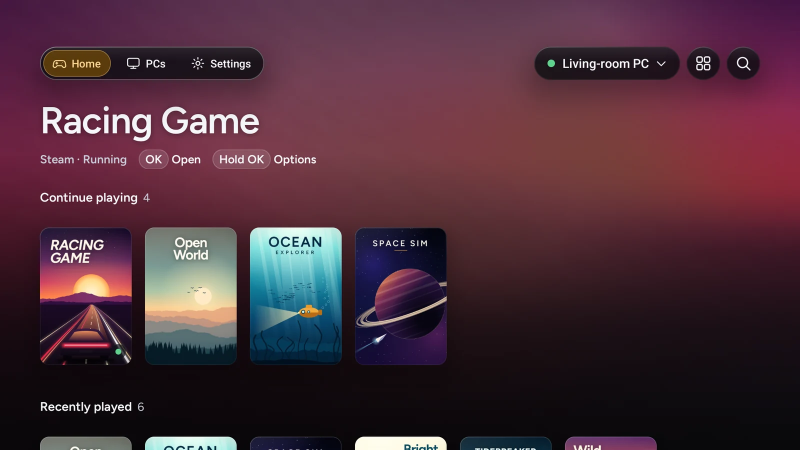
#> input picture docs/assets/readme/tv-home.webp, 1600 x 900 px (shown at 1/2 size)
$ python brand.py
#> lines starting #> are read from the running program, lines starting #| are printed output that depends on the picture
### scripts/demo/trailer.py
#!/usr/bin/env python3
"""Render the Nightjar feature trailer from real demo-mode captures.

Every picture of the app is a real capture: emulator recordings of the debug build's offline demo mode
(see docs/demo/README.md, "Trailer") and the published stills under docs/assets/shots and
docs/screenshots/demo. Everything else (background rings, device frames, type) is drawn here with
Pillow, in the Nightjar palette and the Figtree font. Frames are piped raw to FFmpeg.

    python scripts/demo/trailer.py --clips C:/src/nj-trailer/clips --out C:/src/nj-trailer/out

writes trailer-16x9.mp4, trailer-9x16.mp4, teaser.webp and poster.webp into --out. --frames t1,t2,...
renders only those seconds of the 16:9 cut as PNGs (for review); --cut picks one cut.
"""

import argparse
import math
import os
import re
import subprocess
import sys
from functools import lru_cache

import numpy as np
from PIL import Image, ImageDraw, ImageFilter, ImageFont

REPO = os.path.dirname(os.path.dirname(os.path.dirname(os.path.abspath(__file__))))
FPS = 60

NIGHT = (17, 19, 25)
NIGHT_DEEP = (9, 10, 13)
MOON = (245, 176, 65)
CREAM = (245, 247, 250)
MUTED = (199, 205, 217)
DIM = (142, 150, 168)
RING = (35, 40, 54)
SURFACE = (24, 27, 36)
BEZEL = (9, 10, 13)
# 7.0 Obsidian Cinema studio lighting: warm amber and cool architectural cobalt washes (no stars or orbit rings).
WASH_MAGENTA = (245, 176, 65)
WASH_VIOLET = (46, 98, 196)

FONT_REG = os.path.join(REPO, "protocol", "desktop", "assets", "Figtree-400.ttf")
FONT_BOLD = os.path.join(REPO, "protocol", "desktop", "assets", "Figtree-600.ttf")
README_SHOTS = os.path.join(REPO, "docs", "assets", "readme")
SHOTS = os.path.join(REPO, "docs", "assets", "shots")
DEMO = os.path.join(REPO, "docs", "screenshots", "demo")


def readme_or_shot(readme_name, legacy_name=None):
    cand = os.path.join(README_SHOTS, readme_name)
    if os.path.exists(cand):
        return cand
    return os.path.join(SHOTS, legacy_name or readme_name)

# The moon-and-nightjar mark (app/src/main/res/drawable/ic_nightjar_foreground.xml), 108-unit viewport.
BIRD = ("M 51.75,41.24 C 53.31,40.96 54.50,41.92 54.89,43.31 C 55.16,44.00 55.33,44.55 55.55,44.95 "
        "C 58.63,42.95 61.40,40.41 64.45,38.63 C 68.66,39.72 73.12,42.22 78.13,45.72 "
        "C 72.88,44.97 68.19,45.36 64.07,46.82 C 60.97,47.94 58.40,49.93 56.11,51.87 L 56.49,56.49 "
        "L 59.86,66.49 C 58.86,67.47 57.71,67.97 56.50,68.18 C 55.30,68.39 54.04,68.32 52.77,67.74 "
        "L 52.51,57.19 L 51.29,52.72 C 48.47,51.68 45.38,50.70 42.08,50.69 C 37.70,50.73 33.17,51.97 "
        "28.50,54.48 C 32.00,49.47 35.34,45.59 38.92,43.13 C 42.40,43.76 45.87,45.20 49.45,46.03 "
        "C 49.52,45.58 49.49,45.00 49.51,44.26 C 49.40,42.82 50.19,41.51 51.75,41.24 Z")


# ---------------------------------------------------------------------------------------------- easing

def clamp(v, lo=0.0, hi=1.0):
    return lo if v < lo else hi if v > hi else v


def ease_out(t):
    t = clamp(t)
    return 1 - (1 - t) ** 3


def ease_in(t):
    t = clamp(t)
    return t ** 3


def ease_in_out(t):
    t = clamp(t)
    return 4 * t ** 3 if t < 0.5 else 1 - (-2 * t + 2) ** 3 / 2


def lerp(a, b, t):
    return a + (b - a) * t


# ---------------------------------------------------------------------------------------------- drawing

@lru_cache(maxsize=None)
def font(size, bold=True):
    return ImageFont.truetype(FONT_BOLD if bold else FONT_REG, size)


# [34 lines left out: functions _bird_polygon, mark_master, not called in this run]


def mark(size):
    return mark_master().resize((max(1, int(size)), max(1, int(size))), Image.LANCZOS)


# [47 lines left out: functions text_img, wrap, block_img, not called in this run]


def rounded_mask(w, h, r, ss=3):
    big = Image.new("L", (w * ss, h * ss), 0)
    ImageDraw.Draw(big).rounded_rectangle((0, 0, w * ss - 1, h * ss - 1), r * ss, fill=255)
    return big.resize((w, h), Image.LANCZOS)


def with_alpha(img, alpha):
    if alpha >= 0.999:
        return img
    out = img.copy()
    out.putalpha(img.getchannel("A").point(lambda v: int(v * alpha + 0.5)))
    return out


def blit(canvas, layer, x, y, alpha=1.0):
    """Composite layer at a fractional position with an overall alpha; clips to the canvas."""
    if alpha <= 0.002:
        return
    layer = with_alpha(layer, alpha)
    ix, iy = math.floor(x), math.floor(y)
    fx, fy = x - ix, y - iy
    if fx > 0.02 or fy > 0.02:
        w, h = layer.size
        layer = layer.transform((w + 1, h + 1), Image.AFFINE, (1, 0, -fx, 0, 1, -fy), resample=Image.BILINEAR)
    W, H = canvas.size
    w, h = layer.size
    if ix >= W or iy >= H or ix + w <= 0 or iy + h <= 0:
        return
    cx0, cy0 = max(0, -ix), max(0, -iy)
    cx1, cy1 = min(w, W - ix), min(h, H - iy)
    if (cx0, cy0, cx1, cy1) != (0, 0, w, h):
        layer = layer.crop((cx0, cy0, cx1, cy1))
    canvas.alpha_composite(layer, (ix + cx0, iy + cy0))


def shadow(w, h, r, blur, opacity, pad=None):
    pad = pad or blur * 3
    img = Image.new("L", (w + pad * 2, h + pad * 2), 0)
    ImageDraw.Draw(img).rounded_rectangle((pad, pad, pad + w, pad + h), r, fill=int(255 * opacity))
    img = img.filter(ImageFilter.GaussianBlur(blur))
    out = Image.new("RGBA", img.size, (0, 0, 0, 255))
    out.putalpha(img)
    return out, pad


@lru_cache(maxsize=None)
def glow(w, h, strength=0.13):
    """A soft moonlight glow, an amber ellipse fading to nothing."""
    yy, xx = np.mgrid[0:h, 0:w].astype(np.float32)
    d = np.sqrt(((xx - w / 2) / (w / 2)) ** 2 + ((yy - h / 2) / (h / 2)) ** 2)
    a = np.clip(1 - d, 0, 1) ** 2 * 255 * strength
    arr = np.zeros((h, w, 4), np.uint8)
    arr[..., 0], arr[..., 1], arr[..., 2] = MOON
    arr[..., 3] = a.astype(np.uint8)
    return Image.fromarray(arr, "RGBA")


# ---------------------------------------------------------------------------------------------- devices

class Device:
    """A drawn device frame with a screen rectangle. compose(content) returns the RGBA device image."""

    def __init__(self, kind, screen_w, screen_h):
        self.kind, self.sw, self.sh = kind, screen_w, screen_h
        ss = 2
        if kind == "tv":
            b, r, sr = 14, 14, 6
            stand = int(screen_h * 0.10)
            W, H = screen_w + 2 * b, screen_h + 2 * b + stand
            big = Image.new("RGBA", (W * ss, H * ss), (0, 0, 0, 0))
            d = ImageDraw.Draw(big)
            cx = W * ss // 2
            neck_w, foot_w = int(screen_w * 0.06) * ss, int(screen_w * 0.30) * ss
            top = (screen_h + 2 * b) * ss
            d.rectangle((cx - neck_w // 2, top - 10 * ss, cx + neck_w // 2, H * ss - 8 * ss), fill=(24, 26, 34, 255))
            d.rounded_rectangle((cx - foot_w // 2, H * ss - 10 * ss, cx + foot_w // 2, H * ss - 1), 5 * ss,
                                fill=(30, 33, 43, 255))
            d.rounded_rectangle((0, 0, W * ss - 1, (screen_h + 2 * b) * ss - 1), r * ss, fill=BEZEL + (255,),
                                outline=(52, 55, 70, 255), width=2 * ss)
            self.ox, self.oy = b, b
            self.body_h = screen_h + 2 * b
        elif kind == "handheld":
            b, r, sr = int(screen_h * 0.045), int(screen_h * 0.12), int(screen_h * 0.055)
            W, H = screen_w + 2 * b, screen_h + 2 * b
            big = Image.new("RGBA", (W * ss, H * ss), (0, 0, 0, 0))
            d = ImageDraw.Draw(big)
            d.rounded_rectangle((0, 0, W * ss - 1, H * ss - 1), r * ss, fill=(17, 18, 25, 255),
                                outline=(56, 60, 76, 255), width=2 * ss)
            self.ox, self.oy = b, b
            self.body_h = H
        elif kind == "phone":
            b, r, sr = int(screen_w * 0.035), int(screen_w * 0.13), int(screen_w * 0.10)
            W, H = screen_w + 2 * b, screen_h + 2 * b
            big = Image.new("RGBA", (W * ss, H * ss), (0, 0, 0, 0))
            d = ImageDraw.Draw(big)
            d.rounded_rectangle((0, 0, W * ss - 1, H * ss - 1), r * ss, fill=(17, 18, 25, 255),
                                outline=(56, 60, 76, 255), width=2 * ss)
            self.ox, self.oy = b, b
            self.body_h = H
        elif kind == "window":
            bar, r, sr = 44, 14, 0
            W, H = screen_w + 2, screen_h + bar + 1
            big = Image.new("RGBA", (W * ss, H * ss), (0, 0, 0, 0))
            d = ImageDraw.Draw(big)
            d.rounded_rectangle((0, 0, W * ss - 1, H * ss - 1), r * ss, fill=(25, 27, 36, 255),
                                outline=(60, 64, 80, 255), width=2 * ss)
            # Window controls: minimise, maximise, close, as thin glyphs on the right.
            cy = bar * ss // 2
            for i, glyph in enumerate(("min", "max", "close")):
                gx = (W - 30 - (2 - i) * 46) * ss
                g = 6 * ss
                col = (150, 146, 160, 255)
                if glyph == "min":
                    d.line((gx - g, cy, gx + g, cy), fill=col, width=ss * 2)
                elif glyph == "max":
                    d.rectangle((gx - g, cy - g, gx + g, cy + g), outline=col, width=ss * 2)
                else:
                    d.line((gx - g, cy - g, gx + g, cy + g), fill=col, width=ss * 2)
                    d.line((gx - g, cy + g, gx + g, cy - g), fill=col, width=ss * 2)
            self.ox, self.oy = 1, bar
            self.body_h = H
        else:
            raise ValueError(kind)
        self.frame = big.resize((W, H), Image.LANCZOS)
        if kind == "window":
            m = mark(24)
            self.frame.alpha_composite(m, (16, (bar - 24) // 2))
            t = text_img("Nightjar", 20, MUTED, bold=False)
            self.frame.alpha_composite(t, (50, (bar - t.size[1]) // 2 + 1))
            mask = Image.new("L", (screen_w, screen_h), 255)
            # Only the bottom corners of the content are rounded.
            corner = rounded_mask(screen_w, screen_h + 40, r)
            mask = corner.crop((0, 40, screen_w, screen_h + 40))
            self.mask = mask
        else:
            self.mask = rounded_mask(screen_w, screen_h, sr)
        self.w, self.h = self.frame.size
        self.shadow, self.spad = shadow(self.w, self.body_h, 20, 28, 0.55)

    def compose(self, content):
        if content.size != (self.sw, self.sh):
            content = content.resize((self.sw, self.sh), Image.LANCZOS)
        out = self.frame.copy()
        out.paste(content.convert("RGB"), (self.ox, self.oy), self.mask)
        return out

    def draw(self, canvas, content, x, y, alpha=1.0, shadow_alpha=1.0):
        blit(canvas, self.shadow, x - self.spad, y - self.spad + 18, alpha * shadow_alpha)
        blit(canvas, self.compose(content), x, y, alpha)


# ---------------------------------------------------------------------------------------------- media

def fit_cover(img, w, h, align=(0.5, 0.5)):
    """Scale to cover w x h and crop, keeping align (0..1) of the overflow."""
    iw, ih = img.size
    s = max(w / iw, h / ih)
    nw, nh = int(math.ceil(iw * s)), int(math.ceil(ih * s))
    img = img.resize((nw, nh), Image.LANCZOS)
    x0, y0 = int((nw - w) * align[0]), int((nh - h) * align[1])
    return img.crop((x0, y0, x0 + w, y0 + h))


class Still:
    # [13 lines left out: functions __init__, frame, not called in this run]


class Clip:
    """A recorded clip window, decoded on demand at 60 fps and the screen size it is shown at."""

    def __init__(self, path, start, dur, crop=None, hold_last=True):
        self.path, self.start, self.dur, self.crop = path, start, dur, crop
        self.proc, self.size, self.idx, self.last = None, None, -1, None

    # [31 lines left out: functions _open, frame, close, not called in this run]


class Sequence:
    """Media one after another: [(source, seconds), ...]."""

    def __init__(self, parts):
        self.parts = parts

    # [19 lines left out: functions frame, close, media, not called in this run]


# ---------------------------------------------------------------------------------------------- scenes

class Ctx:
    # [13 lines left out: functions __init__, envelope, not called in this run]


class Scene:
    dur = 4.0
    rings = (0.86, 0.5)

    # [42 lines left out: functions __init__, headline, device_in, not called in this run]

    def close(self):
        pass


# [5 lines left out: function swap_alpha, not called in this run]


class Intro(Scene):
    dur = 3.4
    rings = (0.5, 0.5)

    # [33 lines left out: function render, not called in this run]


class TvHome(Scene):
    """TV Home: D-pad along the row (the hero follows), then a game's page."""
    dur = 8.42
    rings = (0.72, 0.52)
    swap_at = 5.0

    # [30 lines left out: functions __init__, render, not called in this run]


class Handheld(Scene):
    """Handheld: a game from Home into the stream, compact overlay, long-press to Statistics."""
    dur = 9.0
    rings = (0.3, 0.5)
    swap_at = 6.0

    # [28 lines left out: functions __init__, render, not called in this run]


class Control(Scene):
    """Mid-stream control: stream menu, the PC's Radeon settings, keyboard, then picture-in-picture on a phone."""
    dur = 10.1
    rings = (0.7, 0.45)

    # [59 lines left out: functions __init__, render, not called in this run]


class FeatureWall(Scene):
    dur = 7.0
    rings = (0.5, 0.95)
    TILES = [
        ("VIDEO", "H.264 · HEVC · AV1 · PyroWave"),
        ("HDR", "HDR10 · HDR10+ · Dolby Vision · HLG"),
        ("AUDIO", "Up to 7.1.4 surround and passthrough"),
        ("DUALSENSE", "Haptics and adaptive triggers"),
        ("SHARING", "Clipboard, files and USB devices"),
        ("CO-OP", "Split-screen co-op"),
        ("UPSCALING", "FSR 1 · Snapdragon GSR"),
        ("CONTROLLERS", "Up to 16 at once"),
    ]

    # [49 lines left out: functions render, _tile, not called in this run]


class Measured(Scene):
    dur = 5.0
    rings = (0.3, 0.5)

    # [39 lines left out: function render, not called in this run]


class Platforms(Scene):
    """Every screen: the desktop app in a window, the TV and the handheld around it."""
    dur = 4.3
    rings = (0.5, 0.62)

    # [42 lines left out: functions __init__, render, not called in this run]


class Hosts(Scene):
    dur = 3.7
    rings = (0.5, 0.5)

    # [27 lines left out: function render, not called in this run]


class Outro(Scene):
    dur = 4.4
    rings = (0.5, 0.5)
    fade = False  # the trailer ends on the held last frame; the looping teaser fades out instead

    # [35 lines left out: functions render, _pill, not called in this run]


# ---------------------------------------------------------------------------------------------- background

def _wash(R, color, strength):
    """A wide, soft colour wash (the app's ambient light from the focused game's cover), 2R across."""
    n = 256
    yy, xx = np.mgrid[0:n, 0:n].astype(np.float32)
    d = np.sqrt(((xx - n / 2) / (n / 2)) ** 2 + ((yy - n / 2) / (n / 2)) ** 2)
    a = np.clip(1 - d, 0, 1) ** 1.8 * 255 * strength
    arr = np.zeros((n, n, 4), np.uint8)
    arr[..., 0], arr[..., 1], arr[..., 2] = color
    arr[..., 3] = a.astype(np.uint8)
    return Image.fromarray(arr, "RGBA").resize((2 * R, 2 * R), Image.BICUBIC)


class Background:
    """7.0 Obsidian Cinema studio backdrop: deep #090A0D canvas with soft directional amber & cobalt light pools."""

    def __init__(self, W, H, noise=True):
        self.W, self.H = W, H
        yy = np.linspace(0, 1, H, dtype=np.float32)[:, None]
        xx = np.linspace(0, 1, W, dtype=np.float32)[None, :]
        v = np.clip(1 - (((xx - 0.52) * 1.15) ** 2 + ((yy - 0.42) * 1.25) ** 2), 0, 1)
        base = np.zeros((H, W, 3), np.float32)
        for k in range(3):
            base[..., k] = NIGHT_DEEP[k] + (NIGHT[k] - NIGHT_DEEP[k]) * (0.25 + 0.75 * v)
        if noise:
            rng = np.random.default_rng(11)
            base += rng.normal(0, 0.55, base.shape).astype(np.float32)
        self.base = Image.fromarray(np.clip(base, 0, 255).astype(np.uint8), "RGB").convert("RGBA")
        self.GR = int(max(W, H) * 0.64)
        self.wash_a = _wash(self.GR, WASH_MAGENTA, 0.16)
        self.wash_b = _wash(self.GR, WASH_VIOLET, 0.22)

    def _layer(self, canvas, layer, R, cx, cy, alpha):
        x, y = round(cx * self.W - R), round(cy * self.H - R)
        x0, y0 = max(0, -x), max(0, -y)
        x1, y1 = min(2 * R, self.W - x), min(2 * R, self.H - y)
        if x1 <= x0 or y1 <= y0:
            return
        blit(canvas, layer.crop((x0, y0, x1, y1)), x + x0, y + y0, alpha)

    def render(self, center, alpha=1.0):
        cv = self.base.copy()
        cx, cy = center
        self._layer(cv, self.wash_b, self.GR, 1.0 - cx * 0.75, 0.18 + cy * 0.24, alpha)
        self._layer(cv, self.wash_a, self.GR, 0.24 + cx * 0.62, 0.88 - cy * 0.22, alpha)
        return cv


# ---------------------------------------------------------------------------------------------- cuts

# [176 lines left out: functions build, ring_center, frame_at, segments, encode, normalize and 1 more, not called in this run]


# [2 lines that do not run on import are left out]

### scripts/demo/brand.py
#!/usr/bin/env python3
"""Render Nightjar's brand graphics in the trailer's look.

    python scripts/demo/brand.py [--out DIR]

writes the README banner (docs/assets/banner.png, 1280x400), the site's social card (site/assets/og.png,
1200x630) and the Play feature graphic and TV banner (fastlane .../images/featureGraphic.png, 1024x500, and
tvBanner.png, 1280x720). --out writes all four into one folder instead, for review.

The sky, the moon mark, the wordmark and the device frames come from trailer.py; the screens in them are the
published demo-mode captures under docs/assets/shots (real captures, nothing generated). The TV banner is the mark
and the wordmark only, so it still reads at launcher-tile size.
"""
import argparse
import os

from PIL import Image

from trailer import (
    CREAM, MOON, MUTED, REPO, Background, Device, blit, fit_cover, glow, mark, readme_or_shot, text_img,
)

TAGLINE = "Your PC games. Every screen."
SUBLINE = "Low-latency game streaming from your PC"

TARGETS = {
    "banner": os.path.join(REPO, "docs", "assets", "banner.png"),
    "og": os.path.join(REPO, "site", "assets", "og.png"),
    "feature": os.path.join(REPO, "fastlane", "metadata", "android", "en-US", "images", "featureGraphic.png"),
    "tv": os.path.join(REPO, "fastlane", "metadata", "android", "en-US", "images", "tvBanner.png"),
}


def shot(readme_name, legacy_name):
    return Image.open(readme_or_shot(readme_name, legacy_name)).convert("RGB")


def sky(W, H, rings):
    return Background(W, H, noise=False).render(rings)


def devices(cv, x, y, tv_w, hh_w, hh_dx, hh_dy):
    """The TV with Home, and the handheld in front of its lower right corner."""
    tv = Device("tv", tv_w, round(tv_w * 9 / 16))
    hh = Device("handheld", hh_w, round(hh_w * 9 / 16))
    blit(cv, glow(tv.w * 2, tv.h * 2, 0.14), x + tv.w / 2 - tv.w, y + tv.h / 2 - tv.h)
    tv.draw(cv, fit_cover(shot("tv-home.webp", "tv-home.png"), tv.sw, tv.sh), x, y)
    hh.draw(cv, fit_cover(shot("handheld-home.webp", "handheld-home.png"), hh.sw, hh.sh), x + hh_dx, y + hh_dy)


# [8 lines left out: function lockup, not called in this run]


def banner():
    W, H = 1280, 400
    cv = sky(W, H, (0.78, 0.55))
    devices(cv, 676, 60, 450, 232, 272, 160)
    wx, bottom = lockup(cv, 72, 104, 128, 104, 34)
    tag = text_img(TAGLINE, 34, MUTED, bold=False)
    blit(cv, tag, 74, bottom + 34)
    return cv


# [40 lines left out: functions og, feature, tv_banner, not called in this run]


def main():
    ap = argparse.ArgumentParser(description=__doc__.split("\n")[0])
    ap.add_argument("--out", help="write all four here instead of their places in the repository")
    a = ap.parse_args()
    for key, fn in (("banner", banner), ("og", og), ("feature", feature), ("tv", tv_banner)):
        path = os.path.join(a.out, os.path.basename(TARGETS[key])) if a.out else TARGETS[key]
        img = fn().convert("RGB")
        img.save(path, optimize=True)
        print("%-18s %dx%d %4d KB" % (os.path.basename(path), img.size[0], img.size[1], os.path.getsize(path) // 1024))
#> this loop made 1 pass
#> pass 1, in __init__, `self.base = Image.fromarray(np.clip(base, 0, 255).astype(np.uint8), "R..`:
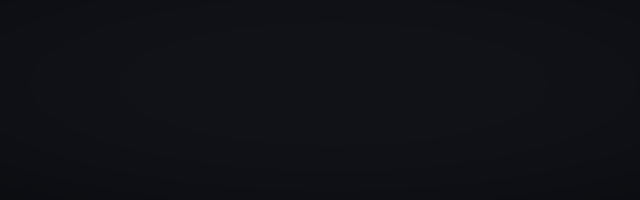
#> self.base: PIL image 1280x400 RGBA (shown at 1/2 size); mean R, G, B, A 15, 16.8, 22.2, 255
#> pass 1, in __init__, `self.wash_a = _wash(self.GR, WASH_MAGENTA, 0.16)`:
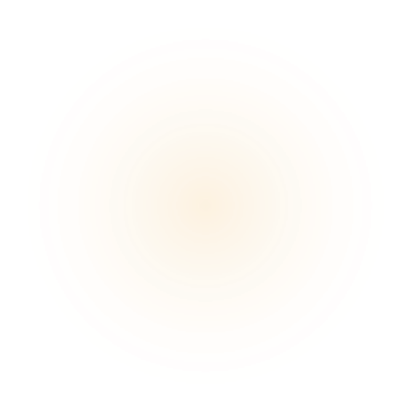
#> self.wash_a: PIL image 1638x1638 RGBA (shown at 1/4 size); mean R, G, B, A 150.1, 108.4, 38.5, 5.7; transparent parts drawn white
#> pass 1, in __init__, `self.wash_b = _wash(self.GR, WASH_VIOLET, 0.22)`:
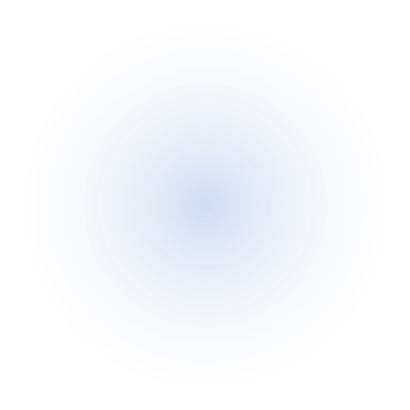
#> self.wash_b: PIL image 1638x1638 RGBA (shown at 1/4 size); mean R, G, B, A 25.2, 56.4, 128.8, 7.9; transparent parts drawn white
#> pass 1, in blit, `layer = with_alpha(layer, alpha)`:
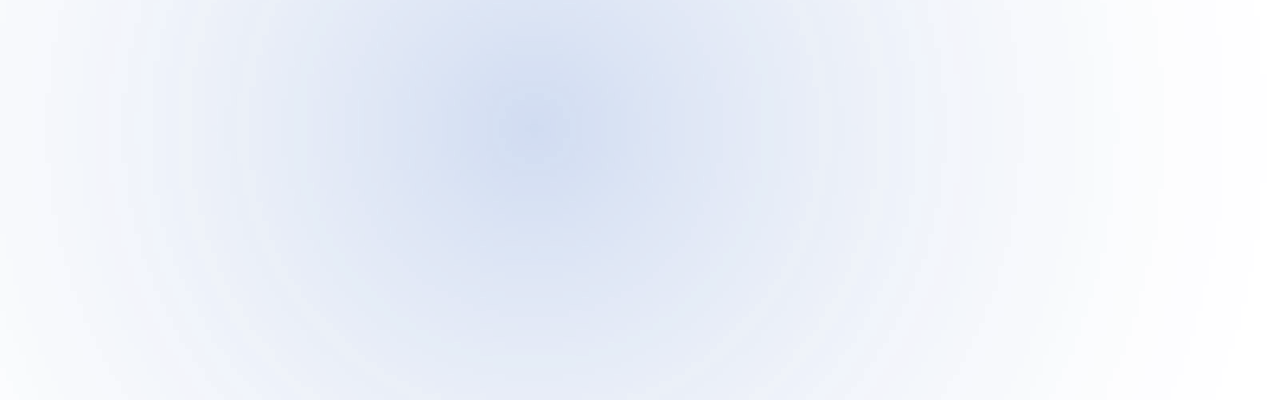
#> layer: PIL image 1280x400 RGBA; mean R, G, B, A 43.1, 93.2, 194.6, 21.3; transparent parts drawn white
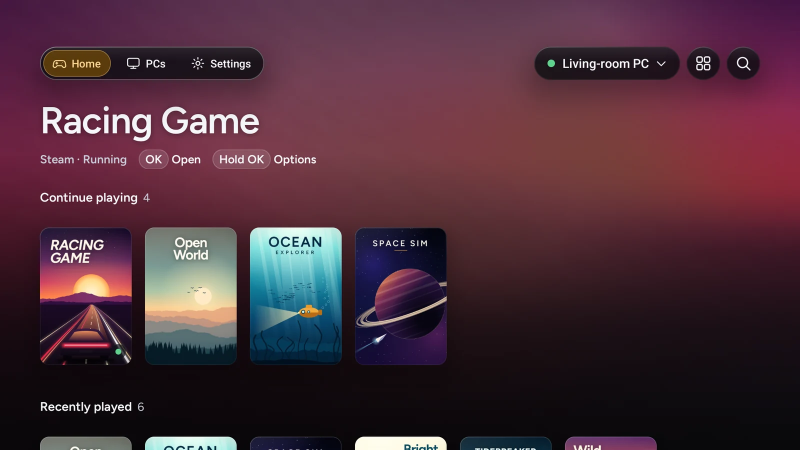
#> input picture docs/assets/readme/tv-home.webp, 1600 x 900 px (shown at 1/2 size)


if __name__ == "__main__":
#> (the run stopped early here; a loop or call above may not have finished)
